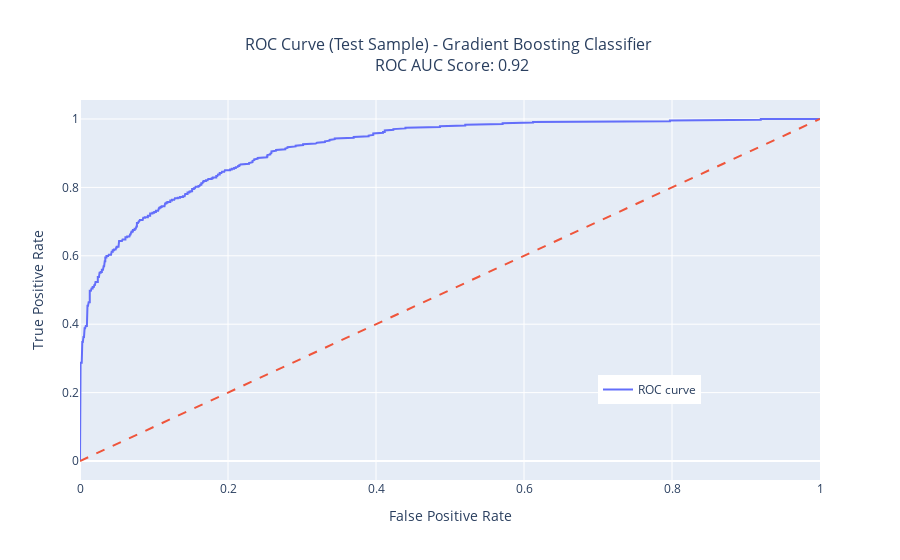

This figure's notebook cell:
### Markdown cell above
# Тестирование лучшей модели на тестовой выборке

### Code cell
best_model = GradientBoostingClassifier(**gb_best_params)

best_model.fit(X_train_processed, y_train)

y_proba_test = best_model.predict_proba(X_test_processed)[:, 1]

best_model_roc_auc_test = roc_auc_score(y_test, y_proba_test)

fpr, tpr, thresholds = roc_curve(y_test, y_proba_test)
fig = make_subplots(rows=1, cols=1)
fig.add_trace(go.Scatter(x=fpr, y=tpr, mode='lines', name='ROC curve'), row=1, col=1)
fig.add_trace(go.Scatter(x=[0, 1], y=[0, 1], mode='lines', line=dict(dash='dash'), showlegend=False), row=1, col=1)
fig.update_xaxes(title_text='False Positive Rate', row=1, col=1)
fig.update_yaxes(title_text='True Positive Rate', row=1, col=1)
fig.update_layout(title={'text': f'ROC Curve (Test Sample) - Gradient Boosting Classifier <br> ROC AUC Score: {best_model_roc_auc_test:.2f}',
                          'font': {'size': 16},
                          'x': 0.5,
                          'xanchor': 'center'},
                  legend={'x': 0.7, 'y': 0.2})
fig.show()

### Figure 1 — Plotly figure (JSON) as saved in the notebook; plotly's stock layout.template omitted (floating-point values rounded to 4 significant figures; data arrays with more than 128 entries replaced by an {"elided": "..."} marker saying what was removed)
{"data": [{"mode": "lines", "name": "ROC curve", "type": "scatter", "x": {"elided": "378 float values"}, "xaxis": "x", "y": {"elided": "378 float values"}, "yaxis": "y"}, {"line": {"dash": "dash"}, "mode": "lines", "showlegend": false, "type": "scatter", "x": [0, 1], "xaxis": "x", "y": [0, 1], "yaxis": "y"}], "layout": {"legend": {"x": 0.7, "y": 0.2}, "title": {"font": {"size": 16}, "text": "ROC Curve (Test Sample) - Gradient Boosting Classifier <br> ROC AUC Score: 0.92", "x": 0.5, "xanchor": "center"}, "xaxis": {"anchor": "y", "domain": [0, 1], "title": {"text": "False Positive Rate"}}, "yaxis": {"anchor": "x", "domain": [0, 1], "title": {"text": "True Positive Rate"}}}}
